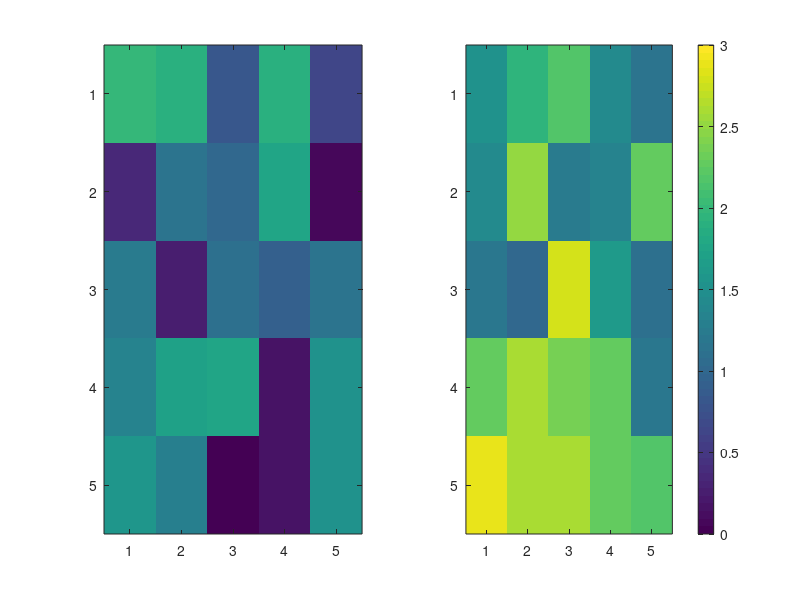

MATLAB code to generate this figure:
c1 = 2*rand(5,5);
c2 = 2*rand(5,5) + 1;

figure;
subplot(1,2,1);
imagesc(c1);
caxis([0 3]);

subplot(1,2,2);
imagesc(c2);
caxis([0 3]);
colorbar;
